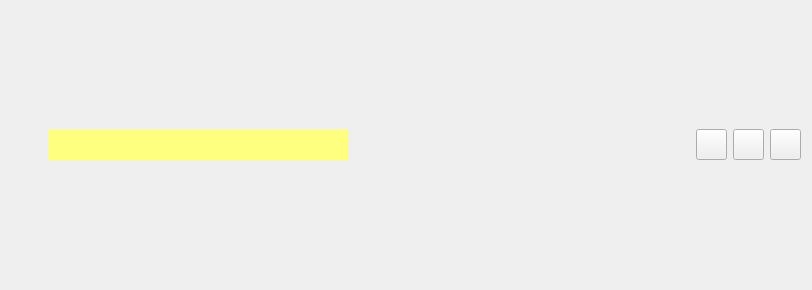
<?xml version="1.0" encoding="UTF-8"?>
<ui version="4.0">
 <class>Titlebar</class>
 <widget class="QWidget" name="Titlebar">
  <property name="geometry">
   <rect>
    <x>0</x>
    <y>0</y>
    <width>812</width>
    <height>290</height>
   </rect>
  </property>
  <property name="windowTitle">
   <string>Form</string>
  </property>
  <layout class="QGridLayout" name="gridLayout">
   <item row="0" column="0">
    <layout class="QHBoxLayout" name="horizontalLayout_2">
     <item>
      <widget class="QLabel" name="label">
       <property name="minimumSize">
        <size>
         <width>31</width>
         <height>31</height>
        </size>
       </property>
       <property name="maximumSize">
        <size>
         <width>31</width>
         <height>31</height>
        </size>
       </property>
       <property name="styleSheet">
        <string notr="true">border-image: url(:/123.png);</string>
       </property>
       <property name="text">
        <string/>
       </property>
      </widget>
     </item>
     <item>
      <widget class="QLabel" name="label_2">
       <property name="minimumSize">
        <size>
         <width>300</width>
         <height>31</height>
        </size>
       </property>
       <property name="maximumSize">
        <size>
         <width>300</width>
         <height>31</height>
        </size>
       </property>
       <property name="styleSheet">
        <string notr="true">background-color: rgb(255, 255, 127);</string>
       </property>
       <property name="text">
        <string/>
       </property>
      </widget>
     </item>
     <item>
      <spacer name="horizontalSpacer">
       <property name="orientation">
        <enum>Qt::Horizontal</enum>
       </property>
       <property name="sizeHint" stdset="0">
        <size>
         <width>28</width>
         <height>20</height>
        </size>
       </property>
      </spacer>
     </item>
     <item>
      <layout class="QHBoxLayout" name="horizontalLayout">
       <item>
        <widget class="QPushButton" name="btnMin">
         <property name="minimumSize">
          <size>
           <width>31</width>
           <height>31</height>
          </size>
         </property>
         <property name="maximumSize">
          <size>
           <width>31</width>
           <height>31</height>
          </size>
         </property>
         <property name="font">
          <font>
           <family>微软雅黑</family>
           <pointsize>24</pointsize>
           <weight>50</weight>
           <bold>false</bold>
          </font>
         </property>
         <property name="text">
          <string/>
         </property>
        </widget>
       </item>
       <item>
        <widget class="QPushButton" name="btnMax">
         <property name="minimumSize">
          <size>
           <width>31</width>
           <height>31</height>
          </size>
         </property>
         <property name="maximumSize">
          <size>
           <width>31</width>
           <height>31</height>
          </size>
         </property>
         <property name="font">
          <font>
           <family>微软雅黑</family>
           <pointsize>24</pointsize>
           <weight>50</weight>
           <bold>false</bold>
          </font>
         </property>
         <property name="text">
          <string/>
         </property>
        </widget>
       </item>
       <item>
        <widget class="QPushButton" name="btnClose">
         <property name="minimumSize">
          <size>
           <width>31</width>
           <height>31</height>
          </size>
         </property>
         <property name="maximumSize">
          <size>
           <width>31</width>
           <height>31</height>
          </size>
         </property>
         <property name="font">
          <font>
           <family>微软雅黑</family>
           <pointsize>24</pointsize>
           <weight>50</weight>
           <bold>false</bold>
          </font>
         </property>
         <property name="text">
          <string/>
         </property>
        </widget>
       </item>
      </layout>
     </item>
    </layout>
   </item>
  </layout>
 </widget>
 <resources/>
 <connections/>
</ui>
